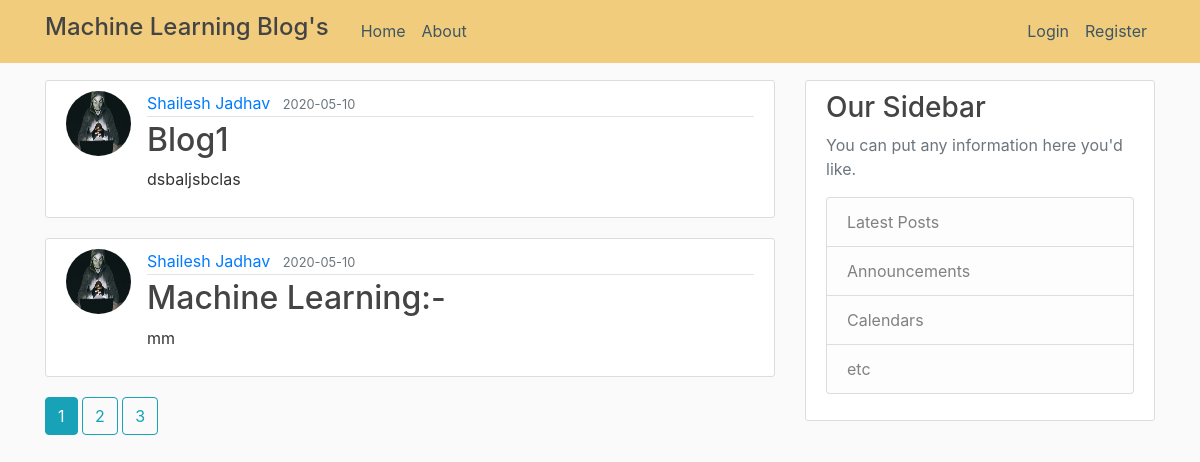
The app's page /home, older data.
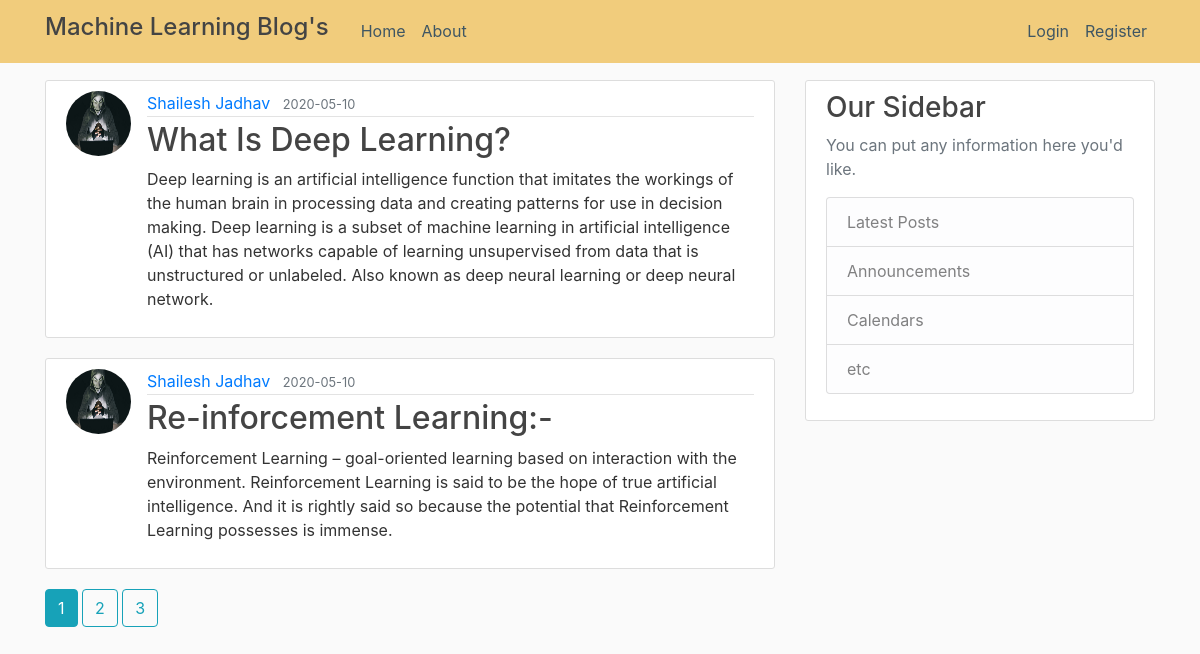
The same page, newer data.
### Flaskblog/models.py (models this page shows, shortened)
class Post(db.Model):
    id = db.Column(db.Integer, primary_key=True)
    title = db.Column(db.String(100), nullable=False)
    date_posted = db.Column(db.DateTime, nullable=False, default=datetime.utcnow)
    content = db.Column(db.Text, nullable=False)
    user_id = db.Column(db.Integer, db.ForeignKey('user.id'), nullable=False)

class User(db.Model, UserMixin):
    id = db.Column(db.Integer, primary_key=True)
    username = db.Column(db.String(20), unique=True, nullable=False)
    email = db.Column(db.String(120), unique=True, nullable=False)
    image_file = db.Column(db.String(20), nullable=False, default='default.jpg')
    password = db.Column(db.String(60), nullable=False)
    posts = db.relationship('Post', backref='author', lazy=True)

### Flaskblog/routes.py (the view)
@app.route("/")
@app.route("/home")
def home():
    page = request.args.get('page', 1, type=int)
    posts = Post.query.order_by(Post.date_posted.desc()).paginate(page=page, per_page=2)
    return render_template('home.html', posts=posts)

### Flaskblog/templates/home.html
{% extends "layout.html" %}
{% block content %}
    {% for post in posts.items %}
        <article class="media content-section">
          <img class="rounded-circle article-img" src="{{ url_for('static', filename='profile_pics/' + post.author.image_file) }}">
          <div class="media-body">
            <div class="article-metadata">
              <a class="mr-2" href="#">{{ post.author.username }}</a>
              <small class="text-muted">{{ post.date_posted.strftime('%Y-%m-%d') }}</small>
            </div>
            <h2><a class="article-title" href="{{ url_for('post', post_id=post.id) }}">{{ post.title }}</a></h2>
            <p class="article-content">{{ post.content }}</p>
          </div>
        </article>
    {% endfor %}
    {% for page_num in posts.iter_pages(left_edge=1, right_edge=1, left_current=1, right_current=2) %}
        {% if page_num %}
          {% if posts.page == page_num %}
            <a class="btn btn-info mb-4" href="{{ url_for('home', page=page_num) }}">{{ page_num }}</a>
          {% else %}
            <a class="btn btn-outline-info mb-4" href="{{ url_for('home', page=page_num) }}">{{ page_num }}</a>
          {% endif %}
        {% else %}
            ...
        {% endif %}
      {% endfor %}
{% endblock content %}

Row changes from the older to the newer data that the page shows:
changed Post: title "Blog1" → "What Is Deep Learning?"; content "dsbaljsbclas" → "Deep learning is an artificial intelligence function that imitates the workings of the human brain in processing data and creating patterns for use in decision making. Deep learning is a subset of machine learning in artificial intelligence (AI) that has networks capable of learning unsupervised from data that is unstructured or unlabeled. Also known as deep neural learning or deep neural network."
changed Post: title "Machine Learning:-" → "Re-inforcement Learning:-"; content "mm" → "Reinforcement Learning – goal-oriented learning based on interaction with the environment. Reinforcement Learning is said to be the hope of true artificial intelligence. And it is rightly said so because the potential that Reinforcement Learning possesses is immense."
